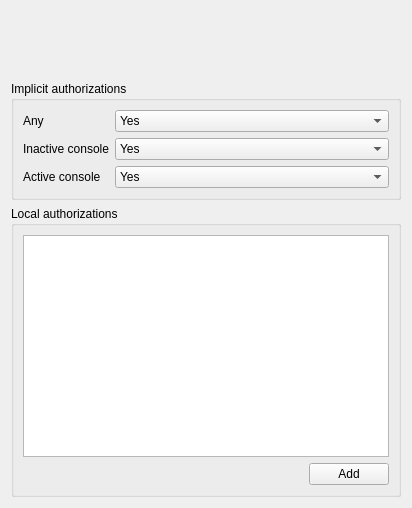
<?xml version="1.0" encoding="UTF-8"?>
<ui version="4.0">
 <class>ActionWidget</class>
 <widget class="QWidget" name="ActionWidget">
  <property name="geometry">
   <rect>
    <x>0</x>
    <y>0</y>
    <width>412</width>
    <height>508</height>
   </rect>
  </property>
  <property name="windowTitle">
   <string/>
  </property>
  <layout class="QVBoxLayout" name="verticalLayout_2">
   <item>
    <layout class="QHBoxLayout" name="horizontalLayout_3">
     <item>
      <widget class="QLabel" name="pixmapLabel">
       <property name="minimumSize">
        <size>
         <width>64</width>
         <height>64</height>
        </size>
       </property>
       <property name="maximumSize">
        <size>
         <width>64</width>
         <height>64</height>
        </size>
       </property>
       <property name="text">
        <string/>
       </property>
      </widget>
     </item>
     <item>
      <layout class="QVBoxLayout" name="verticalLayout">
       <item>
        <widget class="KUrlLabel" name="vendorLabel">
         <property name="text">
          <string/>
         </property>
        </widget>
       </item>
       <item>
        <widget class="QLabel" name="descriptionLabel">
         <property name="text">
          <string/>
         </property>
        </widget>
       </item>
      </layout>
     </item>
    </layout>
   </item>
   <item>
    <widget class="QGroupBox" name="groupBox">
     <property name="sizePolicy">
      <sizepolicy hsizetype="Preferred" vsizetype="Preferred">
       <horstretch>0</horstretch>
       <verstretch>0</verstretch>
      </sizepolicy>
     </property>
     <property name="maximumSize">
      <size>
       <width>16777215</width>
       <height>16777215</height>
      </size>
     </property>
     <property name="title">
      <string>Implicit authorizations</string>
     </property>
     <layout class="QVBoxLayout" name="verticalLayout_4">
      <item>
       <layout class="QFormLayout" name="formLayout">
        <item row="0" column="0">
         <widget class="QLabel" name="label">
          <property name="text">
           <string>Any</string>
          </property>
         </widget>
        </item>
        <item row="0" column="1">
         <widget class="KComboBox" name="anyComboBox">
          <item>
           <property name="text">
            <string>Yes</string>
           </property>
          </item>
          <item>
           <property name="text">
            <string>No</string>
           </property>
          </item>
          <item>
           <property name="text">
            <string>Administrator Authentication</string>
           </property>
          </item>
          <item>
           <property name="text">
            <string>Administrator Authentication (retain)</string>
           </property>
          </item>
          <item>
           <property name="text">
            <string>Authentication</string>
           </property>
          </item>
          <item>
           <property name="text">
            <string>Authentication (retain)</string>
           </property>
          </item>
         </widget>
        </item>
        <item row="1" column="0">
         <widget class="QLabel" name="label_2">
          <property name="text">
           <string>Inactive console</string>
          </property>
         </widget>
        </item>
        <item row="1" column="1">
         <widget class="KComboBox" name="inactiveComboBox">
          <item>
           <property name="text">
            <string>Yes</string>
           </property>
          </item>
          <item>
           <property name="text">
            <string>No</string>
           </property>
          </item>
          <item>
           <property name="text">
            <string>Administrator Authentication</string>
           </property>
          </item>
          <item>
           <property name="text">
            <string>Administrator Authentication (retain)</string>
           </property>
          </item>
          <item>
           <property name="text">
            <string>Authentication</string>
           </property>
          </item>
          <item>
           <property name="text">
            <string>Authentication (retain)</string>
           </property>
          </item>
         </widget>
        </item>
        <item row="2" column="0">
         <widget class="QLabel" name="label_3">
          <property name="text">
           <string>Active console</string>
          </property>
         </widget>
        </item>
        <item row="2" column="1">
         <widget class="KComboBox" name="activeComboBox">
          <item>
           <property name="text">
            <string>Yes</string>
           </property>
          </item>
          <item>
           <property name="text">
            <string>No</string>
           </property>
          </item>
          <item>
           <property name="text">
            <string>Administrator Authentication</string>
           </property>
          </item>
          <item>
           <property name="text">
            <string>Administrator Authentication (retain)</string>
           </property>
          </item>
          <item>
           <property name="text">
            <string>Authentication</string>
           </property>
          </item>
          <item>
           <property name="text">
            <string>Authentication (retain)</string>
           </property>
          </item>
         </widget>
        </item>
       </layout>
      </item>
     </layout>
    </widget>
   </item>
   <item>
    <widget class="QGroupBox" name="groupBox_2">
     <property name="title">
      <string>Local authorizations</string>
     </property>
     <layout class="QVBoxLayout" name="verticalLayout_3">
      <item>
       <widget class="QListWidget" name="localAuthListWidget"/>
      </item>
      <item>
       <layout class="QHBoxLayout" name="horizontalLayout_2">
        <item>
         <spacer name="horizontalSpacer_2">
          <property name="orientation">
           <enum>Qt::Horizontal</enum>
          </property>
          <property name="sizeHint" stdset="0">
           <size>
            <width>40</width>
            <height>20</height>
           </size>
          </property>
         </spacer>
        </item>
        <item>
         <widget class="KPushButton" name="addLocalButton">
          <property name="text">
           <string>Add</string>
          </property>
         </widget>
        </item>
       </layout>
      </item>
     </layout>
    </widget>
   </item>
  </layout>
 </widget>
 <customwidgets>
  <customwidget>
   <class>KPushButton</class>
   <extends>QPushButton</extends>
   <header>kpushbutton.h</header>
  </customwidget>
  <customwidget>
   <class>KUrlLabel</class>
   <extends>QLabel</extends>
   <header>kurllabel.h</header>
  </customwidget>
  <customwidget>
   <class>KComboBox</class>
   <extends>QComboBox</extends>
   <header>kcombobox.h</header>
  </customwidget>
 </customwidgets>
 <resources/>
 <connections/>
</ui>
